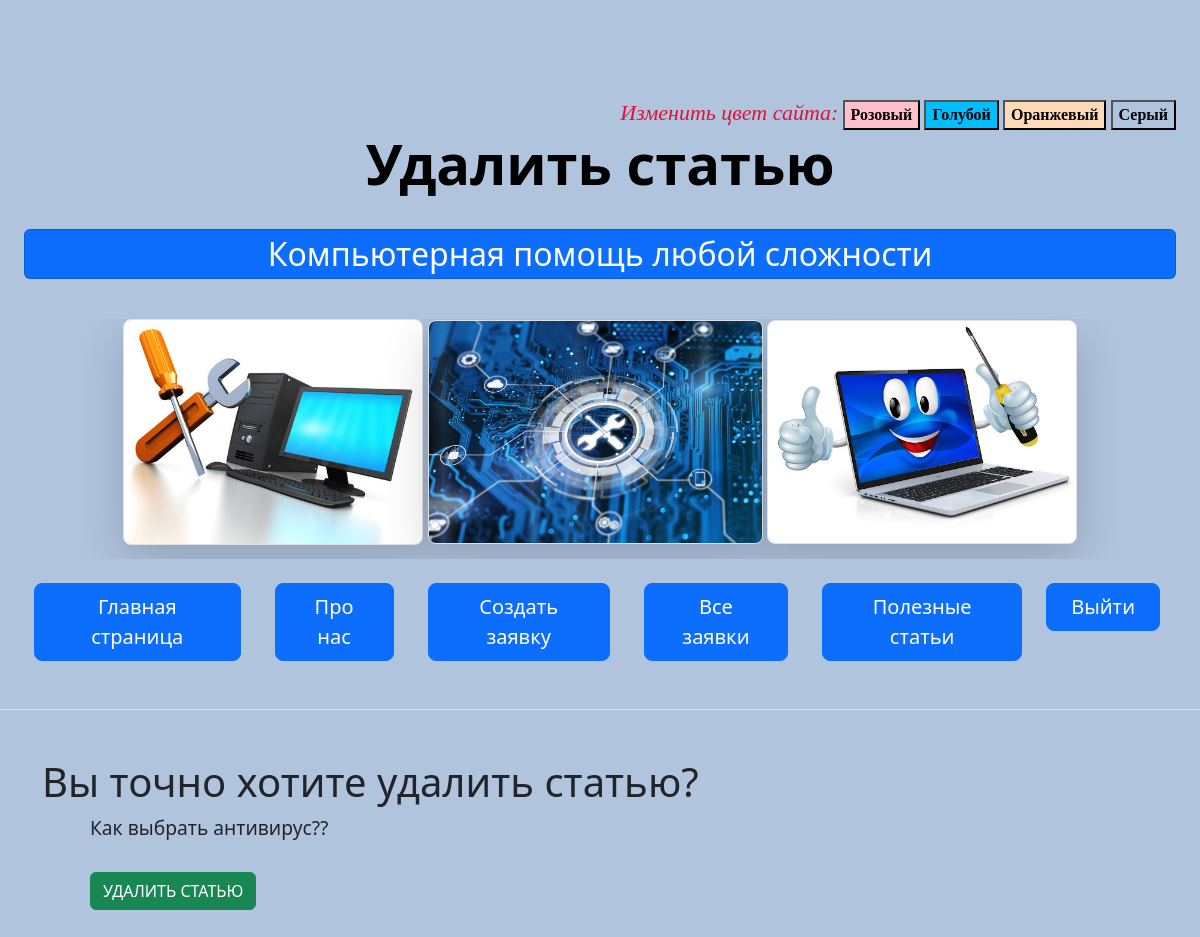
The app's page /article_del/1 (signed in), older data.
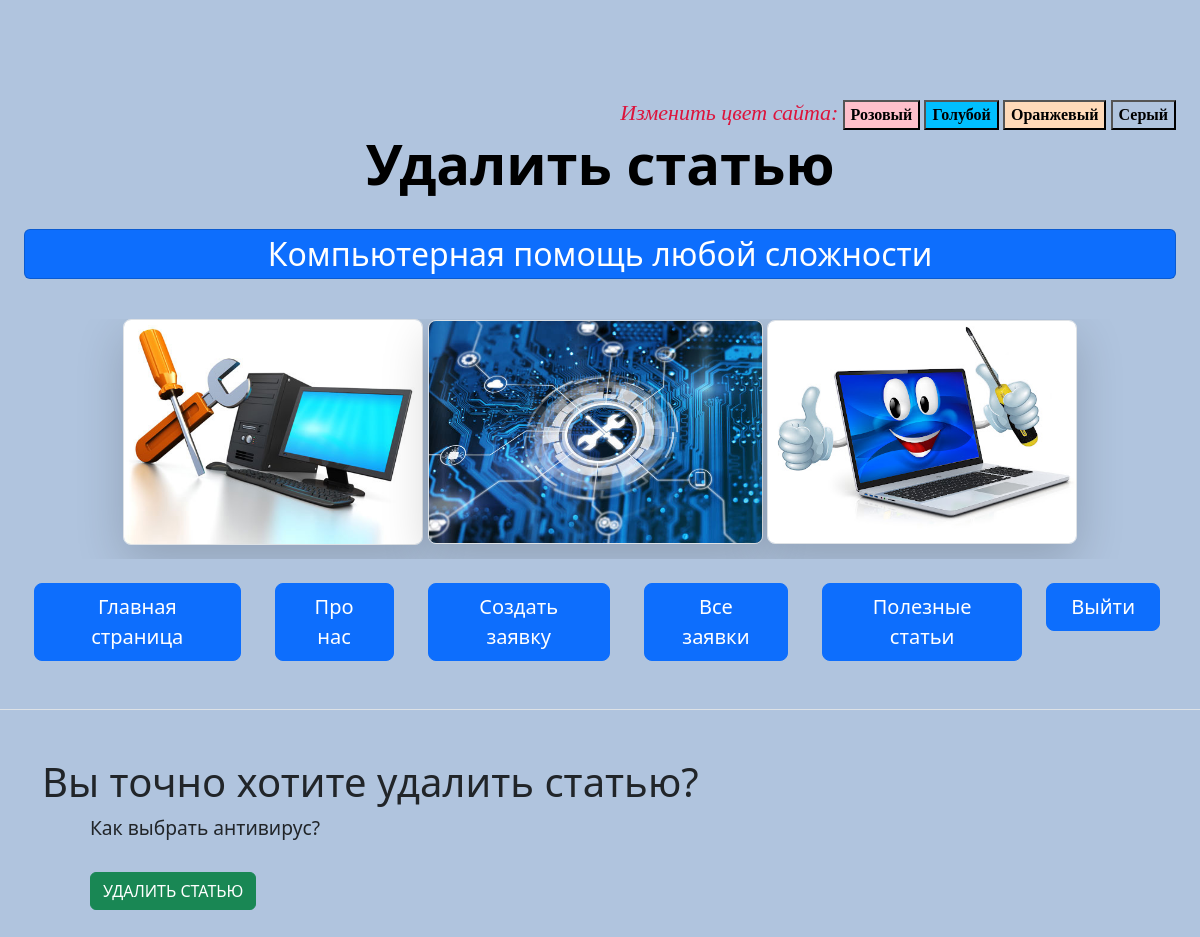
The same page, newer data.
### main/models.py (models this page shows, shortened)
class IsActiveMixin(models.Model):
    objects = models.Manager()
    active_objects = ActiveManager()
    is_active = models.BooleanField(default=False, verbose_name='Опубликовано')
    class Meta():
        abstract = True

class Article(IsActiveMixin, models.Model):
    name = models.CharField('Название статьи', max_length=50)
    image = models.ImageField('Изображение', blank=True, null=True, upload_to='main', default='main/info.jpg')
    text = models.TextField('Текст статьи')
    date = models.DateTimeField('Дата публикации', default=datetime.now)
    user = models.ForeignKey(User, verbose_name='Автор', on_delete=models.CASCADE)
    class Meta:
        verbose_name = 'Статья'
        verbose_name_plural = 'Статьи'

### main/views.py (the view)
# urls.py: path('article_del/<int:pk>', views.ArticleDeleteView.as_view(), name='article_del'),
class ArticleDeleteView(LoginRequiredMixin, UserPassesTestMixin, SuccessMessageMixin, DeleteView):
    model = Article
    template_name = 'main/article_del.html'
    success_url = reverse_lazy('articles')
    login_url = 'login'
    success_message = 'Статья успешно удалена!'
    def test_func(self):
        obj = self.get_object()
        return obj.user == self.request.user

### main/templates/main/article_del.html (shortened to what this page needs)
{% extends 'main/base.html' %}
{% block name %}
Удалить статью
{% endblock %}
{% block content %}
    <h1>Вы точно хотите удалить статью?</h1>
    <div class="container px-5">
        {{object.name}}
      <form method="post" >
          {% csrf_token %}<br>
          <button type="submit" class="btn btn-success">УДАЛИТЬ СТАТЬЮ</button>
      </form>
    </div>
    <br>
{% endblock %}

Row changes from the older to the newer data that the page shows:
changed Article: name "Как выбрать антивирус??" → "Как выбрать антивирус?"
